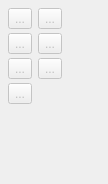
             <widget class="QWidget" name="operations_Page">
              <property name="geometry">
               <rect>
                <x>0</x>
                <y>0</y>
                <width>108</width>
                <height>184</height>
               </rect>
              </property>
              <property name="toolTip">
               <string>Tools for performing operations on objects</string>
              </property>
              <attribute name="icon">
               <iconset>
                <normaloff>:/toolicon/32x32/operations_toolbox.png</normaloff>:/toolicon/32x32/operations_toolbox.png</iconset>
              </attribute>
              <attribute name="label">
               <string>Operations</string>
              </attribute>
              <attribute name="toolTip">
               <string>Operations</string>
              </attribute>
              <layout class="QFormLayout" name="formLayout_13">
               <property name="verticalSpacing">
                <number>4</number>
               </property>
               <property name="leftMargin">
                <number>8</number>
               </property>
               <property name="topMargin">
                <number>8</number>
               </property>
               <property name="rightMargin">
                <number>8</number>
               </property>
               <property name="bottomMargin">
                <number>8</number>
               </property>
               <item row="0" column="0">
                <widget class="QToolButton" name="group_ToolButton">
                 <property name="enabled">
                  <bool>false</bool>
                 </property>
                 <property name="toolTip">
                  <string>Add Objects to Group (G)</string>
                 </property>
                 <property name="text">
                  <string notr="true">...</string>
                 </property>
                 <property name="icon">
                  <iconset>
                   <normaloff>:/toolicon/32x32/group.png</normaloff>:/toolicon/32x32/group.png</iconset>
                 </property>
                 <property name="iconSize">
                  <size>
                   <width>32</width>
                   <height>32</height>
                  </size>
                 </property>
                 <property name="checkable">
                  <bool>true</bool>
                 </property>
                </widget>
               </item>
               <item row="0" column="1">
                <widget class="QToolButton" name="rotation_ToolButton">
                 <property name="enabled">
                  <bool>false</bool>
                 </property>
                 <property name="toolTip">
                  <string>Rotate Selected Objects (R)</string>
                 </property>
                 <property name="text">
                  <string notr="true">...</string>
                 </property>
                 <property name="icon">
                  <iconset>
                   <normaloff>:/toolicon/32x32/rotation.png</normaloff>:/toolicon/32x32/rotation.png</iconset>
                 </property>
                 <property name="iconSize">
                  <size>
                   <width>32</width>
                   <height>32</height>
                  </size>
                 </property>
                 <property name="checkable">
                  <bool>true</bool>
                 </property>
                </widget>
               </item>
               <item row="1" column="0">
                <widget class="QToolButton" name="mirrorByLine_ToolButton">
                 <property name="enabled">
                  <bool>false</bool>
                 </property>
                 <property name="toolTip">
                  <string>Mirror Objects by Line (M, L)</string>
                 </property>
                 <property name="text">
                  <string notr="true">...</string>
                 </property>
                 <property name="icon">
                  <iconset>
                   <normaloff>:/toolicon/32x32/mirror_by_line.png</normaloff>:/toolicon/32x32/mirror_by_line.png</iconset>
                 </property>
                 <property name="iconSize">
                  <size>
                   <width>32</width>
                   <height>32</height>
                  </size>
                 </property>
                 <property name="checkable">
                  <bool>true</bool>
                 </property>
                </widget>
               </item>
               <item row="1" column="1">
                <widget class="QToolButton" name="mirrorByAxis_ToolButton">
                 <property name="enabled">
                  <bool>false</bool>
                 </property>
                 <property name="toolTip">
                  <string>Mirror Objects by Axis (M, A)</string>
                 </property>
                 <property name="text">
                  <string notr="true">...</string>
                 </property>
                 <property name="icon">
                  <iconset>
                   <normaloff>:/toolicon/32x32/mirror_by_axis.png</normaloff>:/toolicon/32x32/mirror_by_axis.png</iconset>
                 </property>
                 <property name="iconSize">
                  <size>
                   <width>32</width>
                   <height>32</height>
                  </size>
                 </property>
                 <property name="checkable">
                  <bool>true</bool>
                 </property>
                </widget>
               </item>
               <item row="2" column="0">
                <widget class="QToolButton" name="move_ToolButton">
                 <property name="enabled">
                  <bool>false</bool>
                 </property>
                 <property name="toolTip">
                  <string>Move Objects (Alt+M)</string>
                 </property>
                 <property name="text">
                  <string notr="true">...</string>
                 </property>
                 <property name="icon">
                  <iconset>
                   <normaloff>:/toolicon/32x32/move.png</normaloff>:/toolicon/32x32/move.png</iconset>
                 </property>
                 <property name="iconSize">
                  <size>
                   <width>32</width>
                   <height>32</height>
                  </size>
                 </property>
                 <property name="checkable">
                  <bool>true</bool>
                 </property>
                </widget>
               </item>
               <item row="2" column="1">
                <widget class="QToolButton" name="trueDarts_ToolButton">
                 <property name="enabled">
                  <bool>false</bool>
                 </property>
                 <property name="toolTip">
                  <string>True Darts (T, D)</string>
                 </property>
                 <property name="text">
                  <string notr="true">...</string>
                 </property>
                 <property name="icon">
                  <iconset>
                   <normaloff>:/toolicon/32x32/true_darts.png</normaloff>:/toolicon/32x32/true_darts.png</iconset>
                 </property>
                 <property name="iconSize">
                  <size>
                   <width>32</width>
                   <height>32</height>
                  </size>
                 </property>
                 <property name="checkable">
                  <bool>true</bool>
                 </property>
                </widget>
               </item>
               <item row="3" column="0">
                <widget class="QToolButton" name="exportDraftBlocks_ToolButton">
                 <property name="enabled">
                  <bool>false</bool>
                 </property>
                 <property name="toolTip">
                  <string>Export Draft Blocks (E, D)</string>
                 </property>
                 <property name="text">
                  <string notr="true">...</string>
                 </property>
                 <property name="icon">
                  <iconset>
                   <normaloff>:/toolicon/32x32/export.png</normaloff>:/toolicon/32x32/export.png</iconset>
                 </property>
                 <property name="iconSize">
                  <size>
                   <width>32</width>
                   <height>32</height>
                  </size>
                 </property>
                 <property name="checkable">
                  <bool>true</bool>
                 </property>
                </widget>
               </item>
              </layout>
             </widget>
